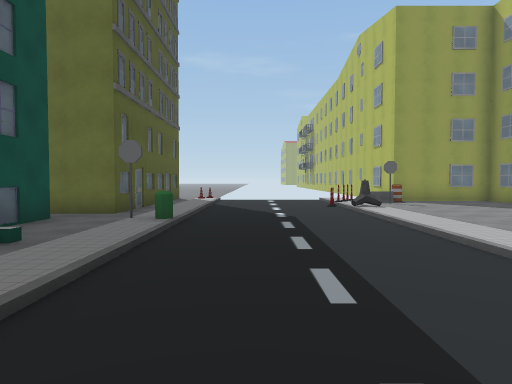
[1] (above)

23 first-person views from a walk through a 3-D level made in the Unity game engine. The camera is 1.4 m above the floor, tilts 2° down and sees 75° across. The floor is counted in squares, 2 m on a side. Each view is taken from the middle of a square. On the plan, view 1 faces up. The plan holds only what a view shows up to about 10 squares ahead; the rest is blank. The place goes on beyond the plan. The player is left out. Some surface patterns are stand-ins.

[2]
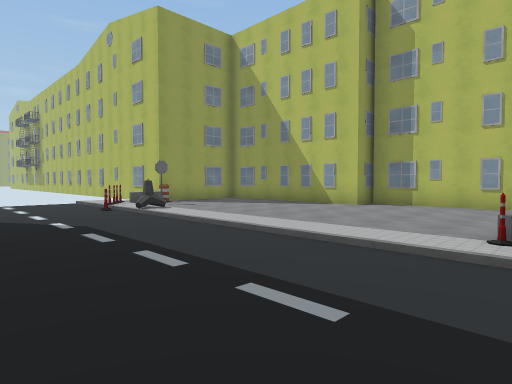

[3]
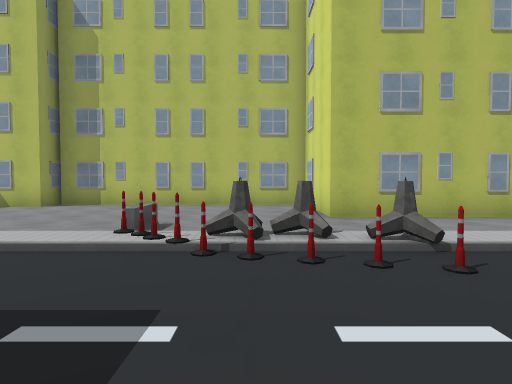

[4]
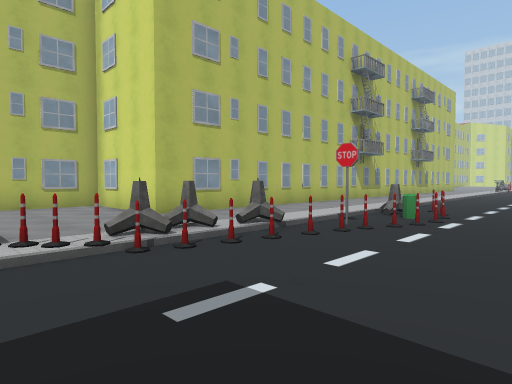

[5]
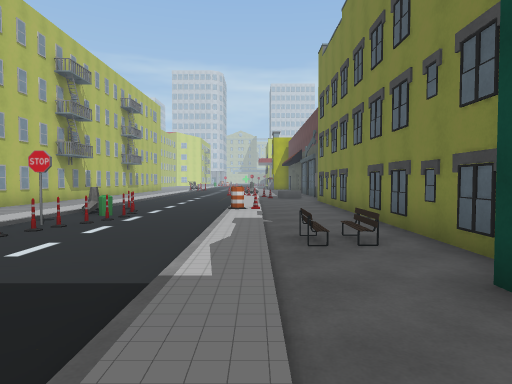

[6]
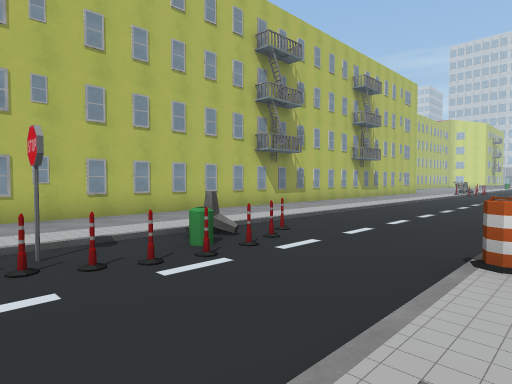

[7]
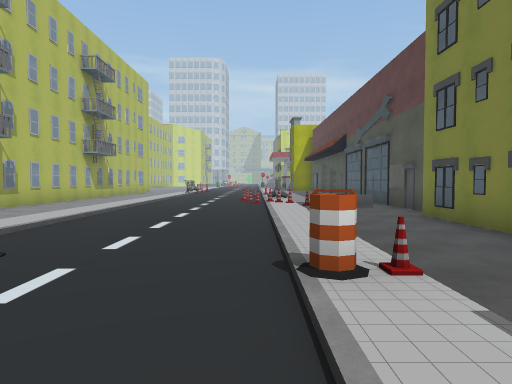

[8]
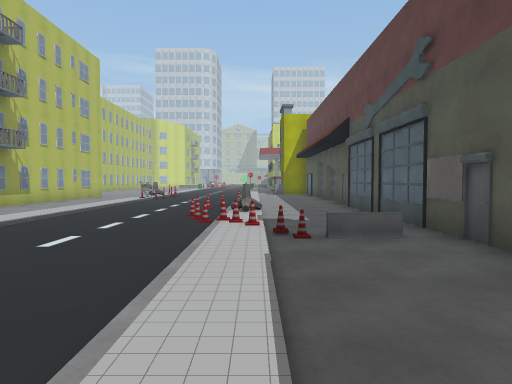

[9]
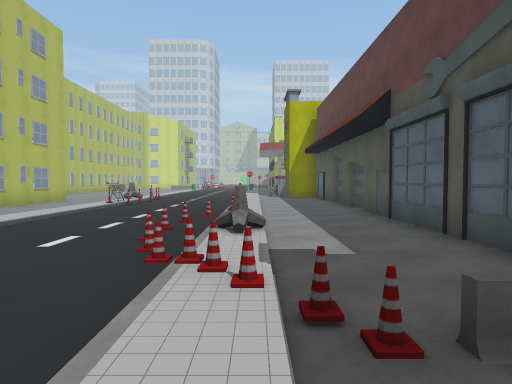

[10]
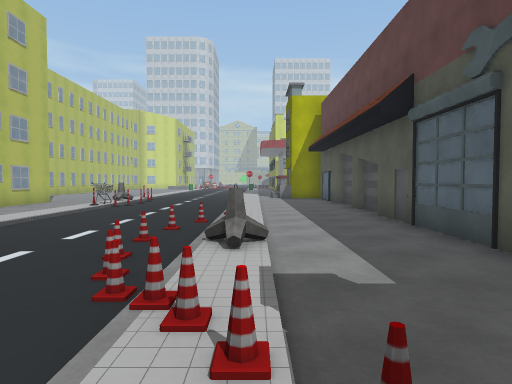

[11]
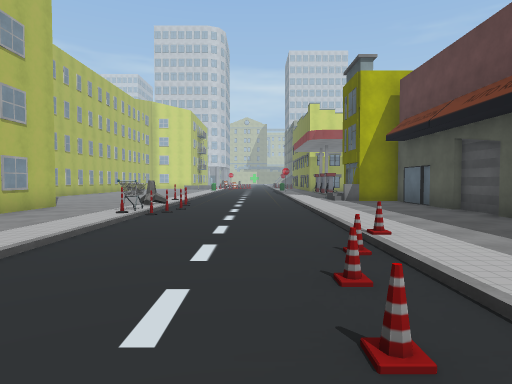

[12]
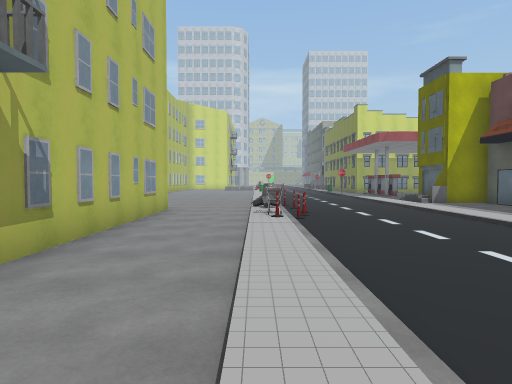

[13]
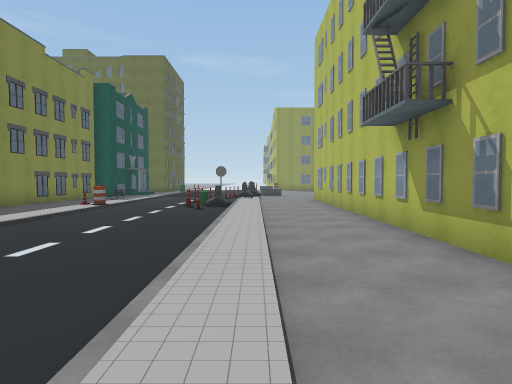

[14]
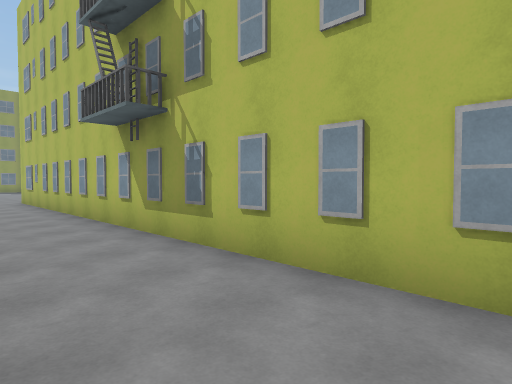

[15]
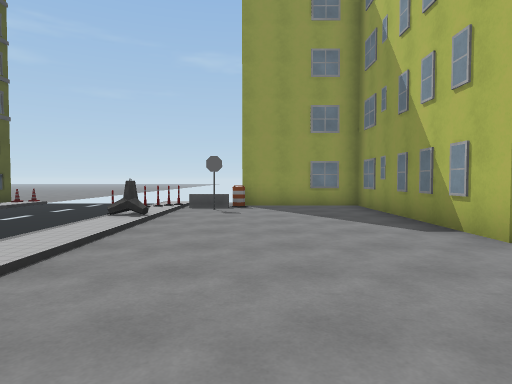

[16]
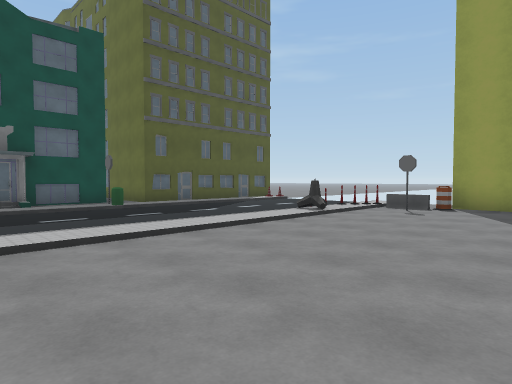

[17]
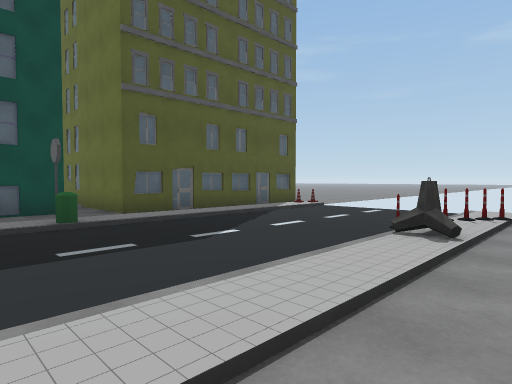

[18]
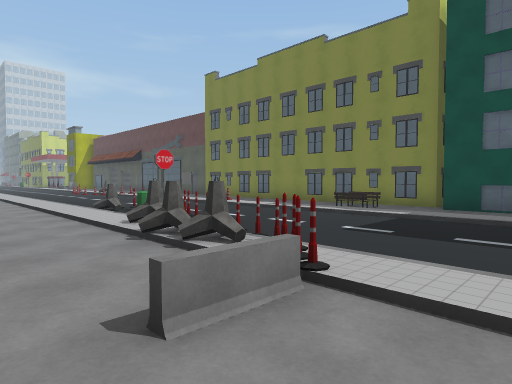

[19]
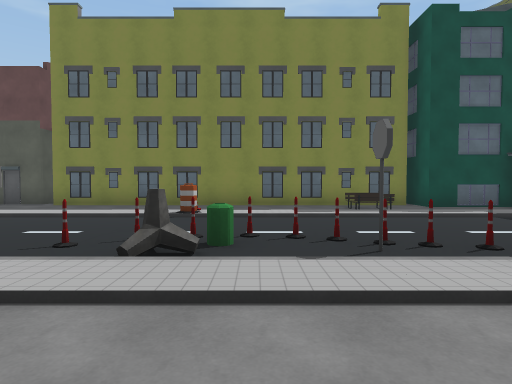

[20]
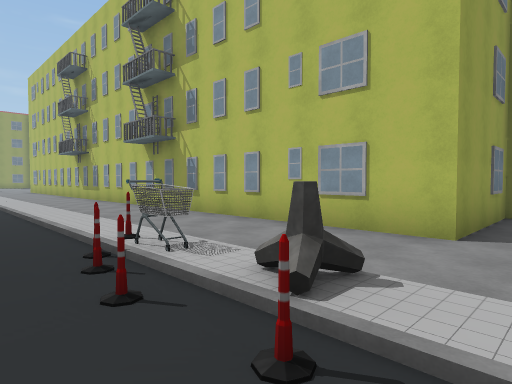

[21]
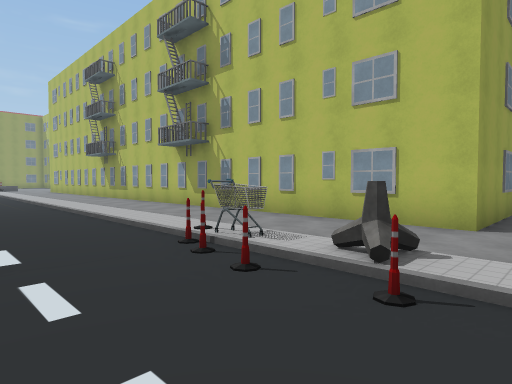

[22]
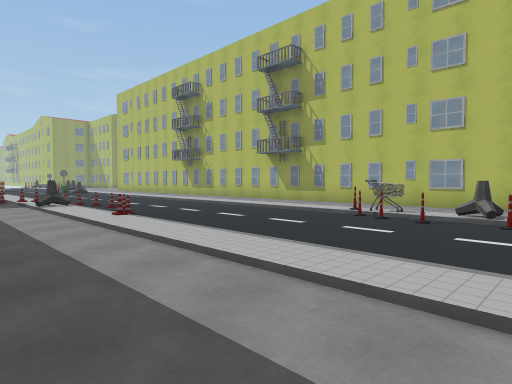

[23]
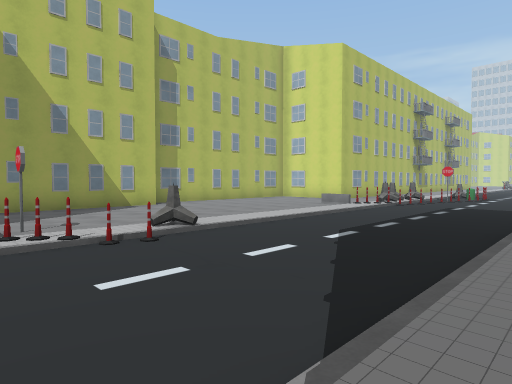

### Floor plan
Key: @ floor where view 1 was taken; # wall or solid block; . floor; / step, stairs or slope; = window, fence, low wall or low ledge; B building; L bollard; S sign; I bin; E bench; C cone; A cart; O other object.
Columns run from 5 left of view 1 to 9 right of it. Each row starts with its distance up from view 1.
 11   #/....O.O###
 10   B ...LLS...#
  9   # ...L/....#
  8   # ....O....#
  7  ##/..../....#
  6  #.IS.../....##
  5  #./..../.....#
  4  #//..../.....#
  3  #B/..../.....#
  2  #./....L=....#
  1 ##./...LL.....#
  0 #../.@.LO.....#
 -1  .E/...LO.....#
 -2  ../..LLO..####
 -3  ../..LS/..#
 -4  ../..IL/..#
 -5  B.OC.LO/..#
 -6  ../..L//..#
 -7  ../..../..#
 -8  ../..../..#
 -9  ../..../..#
-10 #../..../..#
-11 #../..../..#
-12 #=CC..../..#
-13 #..CC.../..#
-14 #../C.../..#
-15 #..OC.../..#
-16 #../C.../..#
-17 #../C.../..#
-18 #../C.../..#
-19 #../..../..#
-20 #../....L..#
-21 #../...LA..#
-22 #../...L/..#
-23 #../...LO..####
-24 #../... /..

Where each view was taken, in squares from view 1:
view 1: 0 up, 0 right, facing up
view 2: 1 up, 1 left, facing up-right
view 3: 0 up, 1 left, facing right
view 4: 2 up, 1 left, facing down-right
view 5: 3 up, 2 left, facing down
view 6: 2 down, 2 left, facing down-right
view 7: 3 down, 1 left, facing down
view 8: 7 down, 2 left, facing down
view 9: 10 down, 2 left, facing down
view 10: 11 down, 2 left, facing down
view 11: 14 down, 0 right, facing down
view 12: 14 down, 3 right, facing down
view 13: 15 down, 3 right, facing up
view 14: 15 down, 3 right, facing up-right
view 15: 2 up, 5 right, facing up
view 16: 2 up, 7 right, facing up-left
view 17: 4 up, 4 right, facing up-left
view 18: 3 up, 5 right, facing down-left
view 19: 4 down, 5 right, facing left
view 20: 24 down, 1 right, facing up-right
view 21: 24 down, 0 right, facing up-right
view 22: 24 down, 4 left, facing up-right
view 23: 11 up, 2 left, facing down-right
